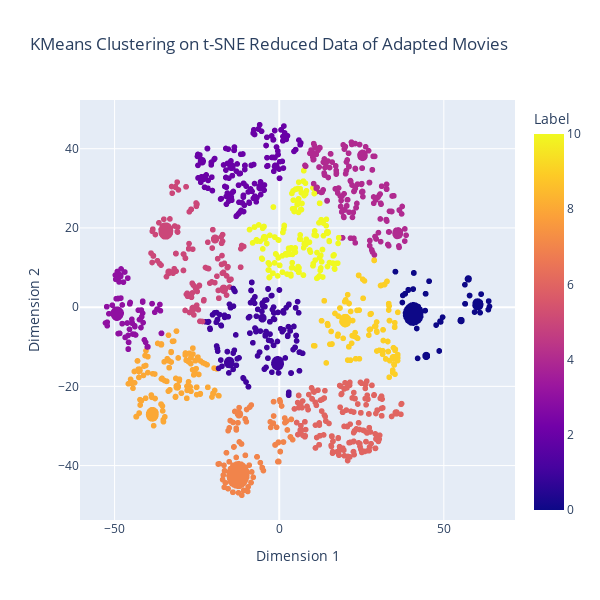

Notebook cell for this chart:
### Code cell
labels = KMeans(n_clusters=11, random_state=13).fit_predict(X_reduced_tsne)
title = 'KMeans Clustering on t-SNE Reduced Data of Adapted Movies'

data = {
    'Dimension 1': X_reduced_tsne[:, 0],
    'Dimension 2': X_reduced_tsne[:, 1],
    'Label': labels,
    'MovieName': df_transformed_adapted['MovieName'],
    'Genre': genres
}
df = pd.DataFrame(data)
